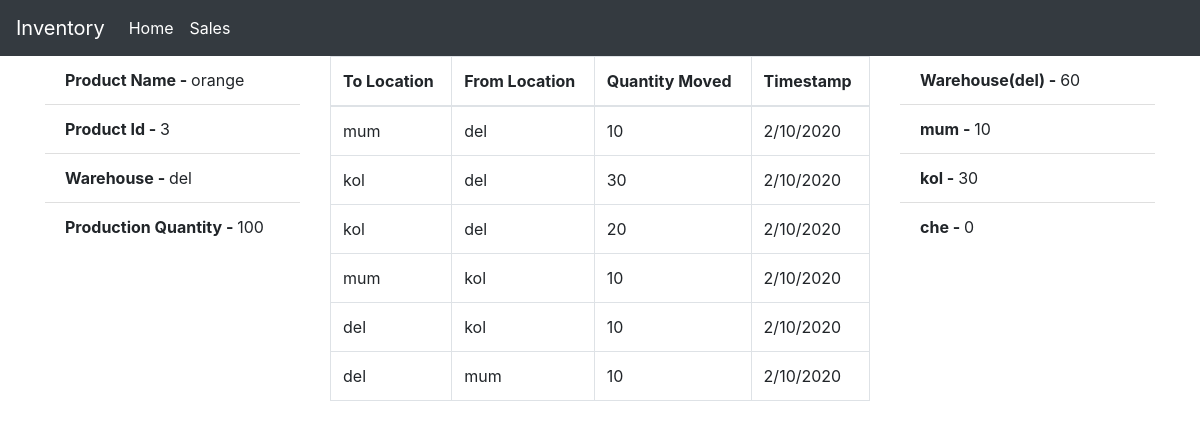
Page /report/3 on the committed database.
### app.py (models this page shows)
class Product(db.Model):
    id = db.Column(db.Integer,primary_key=True, autoincrement=True)
    product_name = db.Column(db.String(200))
    product_type = db.Column(db.String(200))
    quantity = db.Column(db.String(200))
    warehouse = db.Column(db.String(200))
    movements = db.relationship('Movement', backref="user2")

class Movement(db.Model):
    id = db.Column(db.Integer, primary_key=True)
    timestamp = db.Column(db.String(200))
    to_location = db.Column(db.String(200))
    from_location = db.Column(db.String(200))
    product_id = db.Column(db.Integer, db.ForeignKey('product.id'))
    quantity = db.Column(db.Integer)

class Location(db.Model):
    id = db.Column(db.Integer,primary_key=True, autoincrement=True)
    location_name = db.Column(db.String(200))

### app.py (the view)
@app.route('/report/<int:id>',methods=["GET"])
def report(id):
    product_info= db.session.query(Product).filter(Product.id == id).all()
    locations = Location.query.all()
    location_info= db.session.query(Location).filter(Location.location_name != product_info[0].warehouse).all()
    movement_info= db.session.query(Product,Movement).filter(Movement.product_id == id, Product.id == id).all()
    warehouse_quant = int(product_info[0].quantity)
    final_repo=[]
    for i in locations:
        if i.location_name != product_info[0].warehouse:
            move_from= db.session.query(db.func.sum(Movement.quantity)).filter(Movement.from_location == i.location_name,  Movement.product_id == id).scalar()
            if move_from == None:
                move_from = 0
            move_to= db.session.query(db.func.sum(Movement.quantity)).filter(Movement.to_location == i.location_name,   Movement.product_id == id).scalar()
            if move_to == None:
                move_to = 0
            m = move_to - move_from
            warehouse_quant = warehouse_quant - m
            final_repo.append(m)
    final_location=[]
    for i in location_info:
        final_location.append(i.location_name)
    res={}
    for key in final_location:
        for value in final_repo:
            res[key] = value
            final_repo.remove(value)
            break
    return render_template('report.html',product_info=product_info,movement_info=movement_info,final_repo=final_repo,location_info=location_info,res=res,warehouse_quant=warehouse_quant)

### templates/report.html
{% extends 'index.html' %}
{% block content %}
<div class="row">
    <div class="col-lg-3">
        {% for i in product_info %}
        <ul class="list-group list-group-flush">
            <li class="list-group-item"><b>Product Name - </b>{{ i.product_name }}</li>
            <li class="list-group-item"><b>Product Id - </b>{{ i.id }}</li>
            <li class="list-group-item"><b>Warehouse - </b>{{ i.warehouse }}</li>
            <li class="list-group-item"><b>Production Quantity - </b>{{ i.quantity }}</li>
        </ul>
        {% endfor %}
    </div>
    <div class="col-lg-6">
        <table class="table table-bordered">
            <thead>
                <th>To Location</th>
                <th>From Location</th>
                <th>Quantity Moved</th>
                <th>Timestamp</th>
            </thead>
            <tbody>
                {% for i in movement_info %}
                <tr>
                    <td>{{ i.Movement.to_location }}</td>
                    <td>{{ i.Movement.from_location }}</td>
                    <td>{{ i.Movement.quantity }}</td>
                    <td>{{ i.Movement.timestamp }}</td>
                </tr>
                {% endfor %}
            </tbody>
        </table>
    </div>
    <div class="col-lg-3">
        <ul class="list-group list-group-flush">
            <li class="list-group-item"><b>Warehouse({{ product_info[0].warehouse }}) - </b>{{ warehouse_quant }}</li>
            {% for key, value in res.items() %}
            <li class="list-group-item"><b>{{ key }} - </b>{{ value }}</li>
            {% endfor %}
        </ul>
    </div>
</div>
{% endblock %}

### rows in the picture
Product: product_name "orange", id "3", warehouse "del", quantity "100", Movement.to_location "mum", Movement.from_location "del", Movement.quantity "10", Movement.timestamp "2/10/2020", Movement.to_location "kol", Movement.quantity "30", Movement.quantity "20", Movement.from_location "kol", Movement.to_location "del", Movement.from_location "mum"
Location: location_name "mum", value "10"
Location: location_name "kol", value "30"
Location: location_name "che", value "0"

### other values in the picture
{{ warehouse_quant }} "60"
